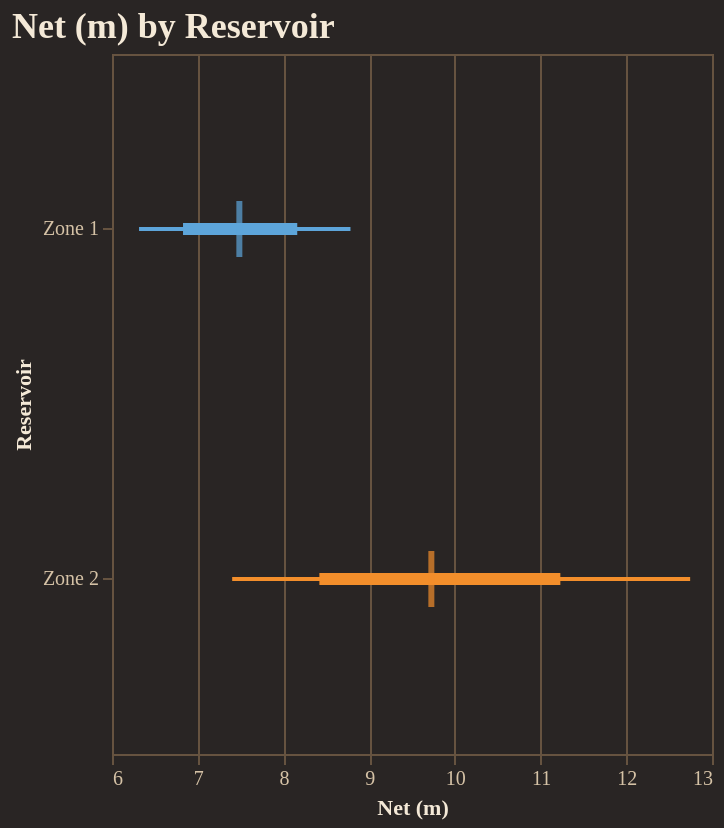

Notebook source saved alongside this figure:
### Code cell
fig = reporter.plotter.forest_plot(
    "Net (m)", 
    backend=PLOTTING_BACKEND
)
fig.show()

### Figure 1 — Vega-Lite specification as saved in the notebook (floating-point values rounded to 4 significant figures)
{"config": {"background": "#292524", "view": {"fill": "#292524", "stroke": "#665340"}, "title": {"color": "#f4e9d7", "font": "Merriweather", "fontSize": 18, "fontWeight": 600, "subtitleColor": "#d5c2a6", "anchor": "start"}, "axis": {"domainColor": "#665340", "gridColor": "#665340", "tickColor": "#665340", "labelColor": "#d5c2a6", "titleColor": "#f4e9d7", "labelFont": "Merriweather", "titleFont": "Merriweather"}, "legend": {"titleColor": "#f4e9d7", "labelColor": "#d5c2a6", "labelFont": "Merriweather", "titleFont": "Merriweather", "orient": "top-right", "symbolType": "circle"}, "header": {"labelColor": "#d5c2a6", "titleColor": "#f4e9d7", "labelFont": "Merriweather", "titleFont": "Merriweather"}, "mark": {"color": "#c78d3b"}, "line": {"color": "#c78d3b"}, "bar": {"color": "#c78d3b"}, "point": {"color": "#ddb06d"}, "area": {"color": "#c78d3b", "opacity": 0.35}, "text": {"color": "#f4e9d7", "font": "Merriweather"}, "range": {"category": ["#5DA5DA", "#F28E2B", "#59C36A", "#E15759", "#B07AA1", "#4ECDC4", "#FF9DA7", "#EDC948"]}}, "layer": [{"mark": {"type": "rule", "strokeWidth": 2}, "encoding": {"color": {"field": "group", "legend": null, "type": "nominal"}, "x": {"field": "p10", "scale": {"zero": false}, "title": "Net (m)", "type": "quantitative"}, "x2": {"field": "p90"}, "y": {"field": "group", "sort": ["Zone 1", "Zone 2"], "title": "Reservoir", "type": "nominal"}}}, {"mark": {"type": "rule", "strokeWidth": 6}, "encoding": {"color": {"field": "group", "legend": null, "type": "nominal"}, "x": {"field": "p25", "scale": {"zero": false}, "title": "Net (m)", "type": "quantitative"}, "x2": {"field": "p75"}, "y": {"field": "group", "sort": ["Zone 1", "Zone 2"], "title": "Reservoir", "type": "nominal"}}}, {"mark": {"type": "tick", "color": "black", "size": 28, "thickness": 3}, "encoding": {"color": {"field": "group", "legend": null, "type": "nominal"}, "tooltip": [{"field": "group", "title": "Group", "type": "nominal"}, {"field": "p10", "title": "P10", "type": "quantitative"}, {"field": "p25", "title": "P25", "type": "quantitative"}, {"field": "median", "title": "Median", "type": "quantitative"}, {"field": "p75", "title": "P75", "type": "quantitative"}, {"field": "p90", "title": "P90", "type": "quantitative"}], "x": {"field": "median", "scale": {"zero": false}, "title": "Net (m)", "type": "quantitative"}, "y": {"field": "group", "sort": ["Zone 1", "Zone 2"], "title": "Reservoir", "type": "nominal"}}}], "data": {"name": "data-59768f618ab7a59238a64f971cfd82d8"}, "height": 350, "title": "Net (m) by Reservoir", "width": "container", "$schema": "https://vega.github.io/schema/vega-lite/v5.20.1.json", "datasets": {"data-59768f618ab7a59238a64f971cfd82d8": [{"group": "Zone 1", "p10": 6.316, "p25": 6.829, "median": 7.486, "p75": 8.161, "p90": 8.782}, {"group": "Zone 2", "p10": 7.402, "p25": 8.419, "median": 9.726, "p75": 11.23, "p90": 12.75}]}}
